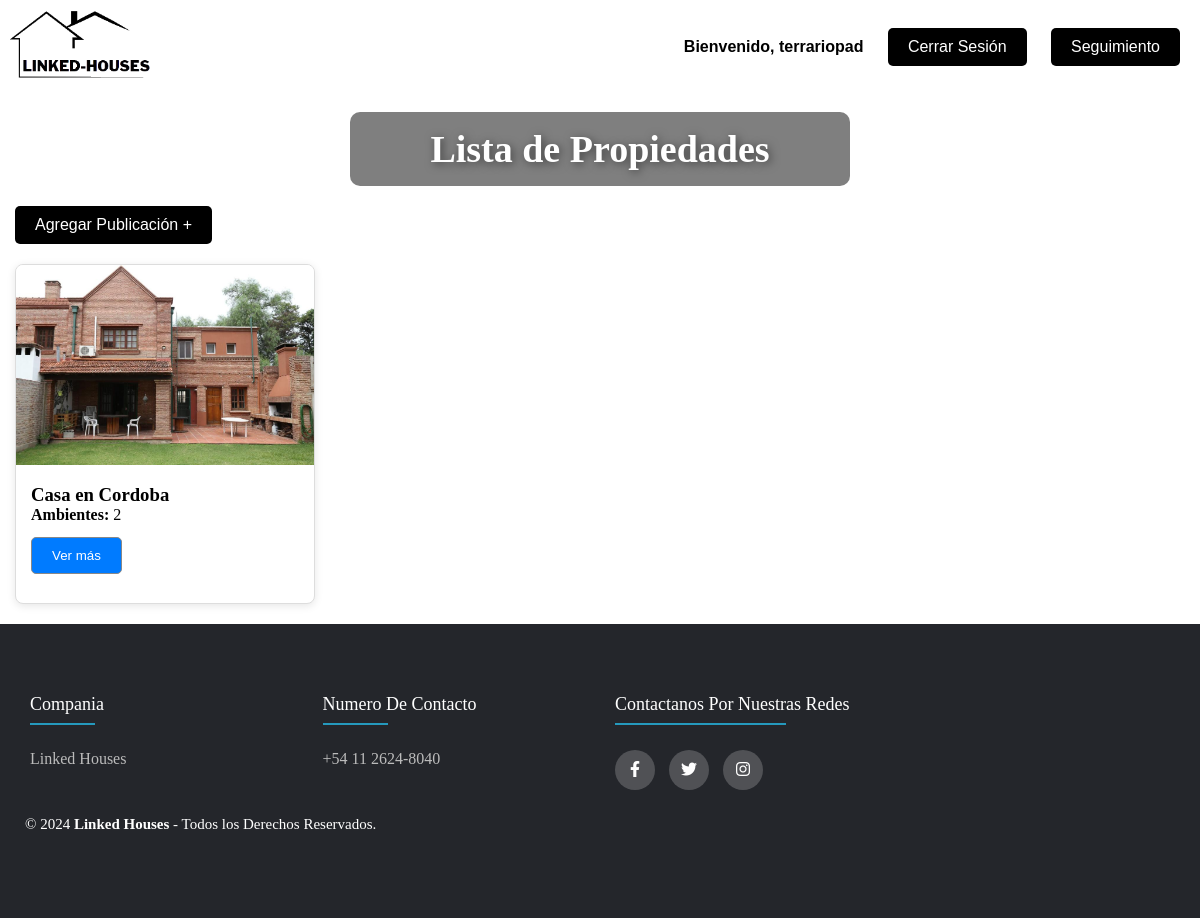
The page /venta.php (signed in) on the database its author committed.
### tables this page shows
CREATE TABLE `publicaciones` (
  `Localidad` varchar(25) NOT NULL,
  `Tipo` varchar(25) NOT NULL,
  `Dni-dueño` int(8) NOT NULL,
  `Cant-ambientes` int(25) NOT NULL,
  `Fecha` int(10) NOT NULL,
  `Met-pago` varchar(25) NOT NULL,
  `Condiciones` varchar(25) NOT NULL,
  `Imagen` varchar(255) DEFAULT NULL,
  `idPublicacion` int(11) NOT NULL,
  `MailUsuario` varchar(100) NOT NULL
);

### venta.php (the view, shortened to what this page needs)
<!DOCTYPE html>
<html lang="es">
<head>
    <link rel="stylesheet" href="estilo/ventas.css">
    <link rel="stylesheet" href="https://cdnjs.cloudflare.com/ajax/libs/font-awesome/6.2.1/css/all.min.css">
</head>
<body>
    <?php
    $usuarioLogueado = isset($_SESSION['usuario']);
    $nombreUsuario = $usuarioLogueado ? $_SESSION['usuario'] : '';
    ?>
    <div class="navbar">
        <a href="Index.php"><img src="logo_boceto.PNG" alt="Logo"></a>
        <div class="buttons">
            <?php if ($usuarioLogueado): ?>
                <span>Bienvenido, <?php echo htmlspecialchars($nombreUsuario); ?></span>
                <button onclick="location.href='logout.php'">Cerrar Sesión</button>
                <button onclick="location.href='seguimiento_contactos.php'">Seguimiento</button>
            <?php else: ?>
                <button onclick="location.href='login.html'">Iniciar Sesión</button>
                <button onclick="location.href='registrarse.html'">Registrarse</button>
            <?php endif; ?>
        </div>
    </div>
    <div class="container">
        <br>
        <h1 class="subtitulo">Lista de Propiedades</h1>
        <button class="add-publication-btn" onclick="location.href='agregar_publicacion.php'">Agregar Publicación +</button>
        <div id="property-list" class="property-list">
        <?php
include "conex/cn.php";
$sql = "SELECT idPublicacion, Localidad, Tipo, `Dni-dueño`, `Cant-ambientes`, Fecha, `Met-pago`, Condiciones, Imagen, MailUsuario FROM publicaciones";
$resultado = $conexdb->query($sql);
if ($resultado->num_rows > 0) {
    while ($fila = $resultado->fetch_assoc()) {
        echo "<div class='posteo'>";
        echo "<img src='" . htmlspecialchars($fila['Imagen']) . "' alt='Imagen'>";
        echo "<div class='posteo-contenido'>";
        echo "<h3>" . htmlspecialchars($fila['Tipo']) . " en " . htmlspecialchars($fila['Localidad']) . "</h3>";
        echo "<p><strong>Ambientes:</strong> " . htmlspecialchars($fila['Cant-ambientes']) . "</p>";
        echo "<button class='posteo-contenido' onclick='showDetails(".json_encode($fila).")'>Ver más</button>";
        echo "</div>";
        echo "</div>";
    }
} else {
    echo "<p>No se encontraron publicaciones.</p>";
}
?>
        </div>
    </div>
    <footer class="footer">
        <div class="container">
            <div class="row">
                <div class="footer-col">
                    <h4>Compania</h4>
                    <ul>
                        <li><a href="">Linked Houses</a></li>
                    </ul>
                </div>
                <div class="footer-col">
                    <h4>Numero de contacto</h4>
                    <ul>
                        <li><a>+54 11 2624-8040</a></li>
                    </ul>
                </div>
                <div class="footer-cor">
                    <h4>Contactanos por nuestras redes</h4>
                    <div class="social-links">
                        <a href=""><i class="fab fa-facebook-f"></i></a>
                        <a href=""><i class="fab fa-twitter"></i></a>
                        <a href="https://www.instagram.com/linked.housesoficial/"><i class="fab fa-instagram"></i></a>
                    </div>
                </div>
                <div class="grupo-2">
                    <small>&copy; 2024 <b>Linked Houses</b> - Todos los Derechos Reservados.</small>
                </div>
            </div>
        </div>
    </footer>
</body>
</html>

### estilo/ventas.css (style rules this page uses)
* { margin: 0; padding: 0; box-sizing: border-box; }
body { background-image: url(fondo2.jfif); background-repeat: no-repeat; background-size: cover; background-position: center; min-height: 100vh; }
.navbar { background-color: #ffffff; padding: 10px; display: flex; justify-content: space-between; align-items: center; font-family: 'Arial', sans-serif; }
.navbar button { background-color: #000000; color: white; padding: 10px 20px; margin: 0 10px; border: none; cursor: pointer; border-radius: 5px; font-size: 16px; transition: 0.5s; font-family: 'Arial', sans-serif; }
.navbar img { height: 70px; transition: 0.5s; }
.add-publication-btn { background-color: #000000; color: white; padding: 10px 20px; border: none; border-radius: 5px; cursor: pointer; margin-top: 20px; font-size: 16px; transition: 0.5s; }
.property-list { margin-top: 20px; }
.subtitulo { background-color: rgba(0, 0, 0, 0.5); padding: 15px; text-align: center; border-radius: 10px; color: white; font-size: 38px; text-shadow: 2px 2px 10px rgba(0, 0, 0, 0.5); max-width: 500px; margin: auto; }
.property-list { display: flex; justify-content: space-between; flex-wrap: wrap; }
.posteo { border: 1px solid #ddd; border-radius: 8px; overflow: hidden; width: 300px; box-shadow: 0 2px 8px rgba(0, 0, 0, 0.1); background-color: #ffffff; transition: 0.5s; margin-bottom: 20px; }
.posteo img { width: 300px; height: 200px; }
.posteo-contenido { padding: 15px; }
.posteo-contenido button { background-color: #007bff; color: white; margin: 5% auto; border: 1px solid #888; padding: 10px 20px; border-radius: 5px; cursor: pointer; max-width: 150px; }
.buttons span { margin-right: 10px; font-weight: bold; }
.container { max-width: 1170px; margin:auto; }
.row { display: flex; flex-wrap: wrap; }
ul { list-style: none; }
.footer { background-color: #24262b; padding: 70px 0; }
.footer-col { width: 25%; padding: 0 15px; }
.footer-col h4 { font-size: 18px; color: #ffffff; text-transform: capitalize; margin-bottom: 35px; font-weight: 500; position: relative; }
.footer-col h4::before { content: ''; position: absolute; left:0; bottom: -10px; background-color: #2599bd; height: 2px; box-sizing: border-box; width: 65px; }
.footer-col ul li a { font-size: 16px; text-transform: capitalize; color: #ffffff; text-decoration: none; font-weight: 300; color: #bbbbbb; display: block; transition: all 0.3s ease; }
.row .grupo-2 { padding: 15px 10px; text-align: center; color: #fff; }
.row .grupo-2 small { font-size: 15px; }
.footer-cor { width: 25%; padding: 0 15px; }
.footer-cor h4 { font-size: 18px; color: #ffffff; text-transform: capitalize; margin-bottom: 35px; font-weight: 500; position: relative; }
.footer-cor h4::before { content: ''; position: absolute; left:0; bottom: -10px; background-color: #2599bd; height: 2px; box-sizing: border-box; width: 65%; }
.footer-cor .social-links a { display: inline-block; height: 40px; width: 40px; background-color: rgba(255,255,255,0.2); margin:0 10px 10px 0; text-align: center; line-height: 40px; border-radius: 50%; color: #ffffff; transition: all 0.5s ease; }

### rows shown on the page
publicaciones: Imagen (picture), Tipo "Casa", Localidad "Cordoba", value "2"

### other values the page prints
$nombreUsuario "terrariopad"
